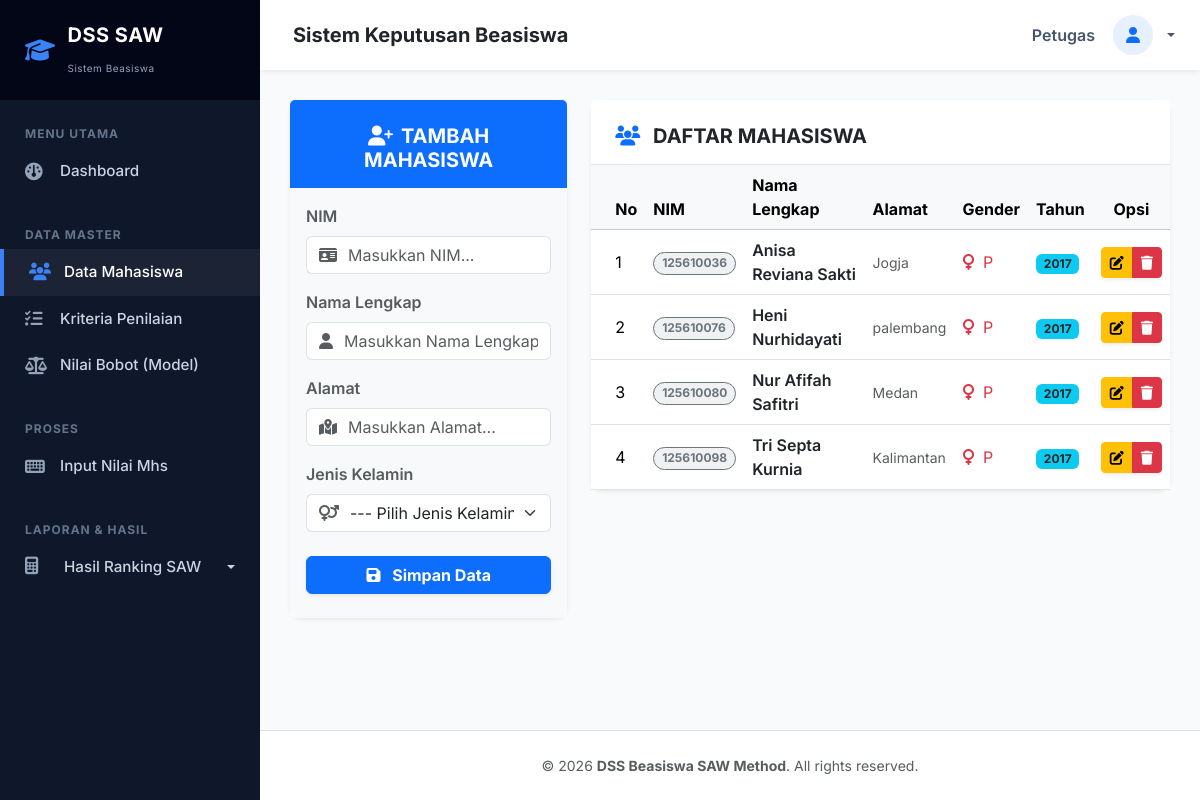
Before: /index.php?page=mahasiswa (signed in) with the older database file.
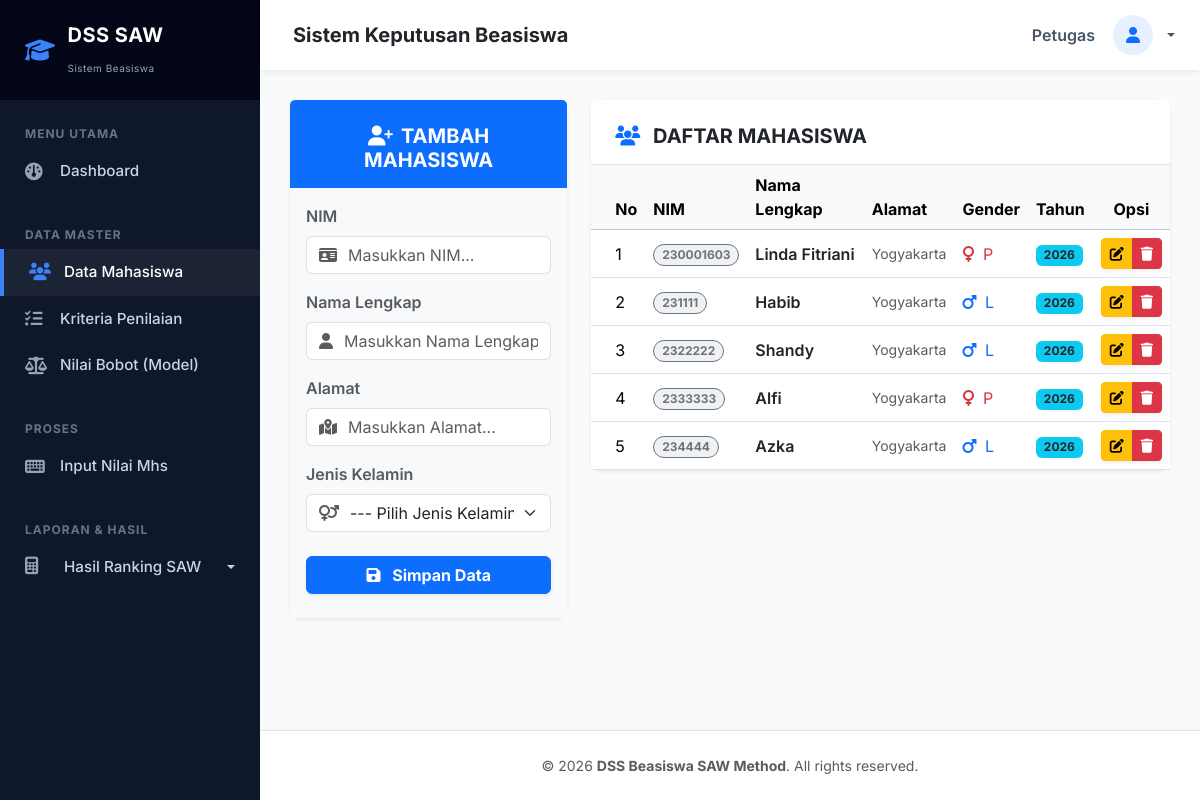
After: the same page with the newer database file.
### tables this page shows
CREATE TABLE IF NOT EXISTS `mahasiswa` (
  `nim` char(9) NOT NULL,
  `nama` varchar(30) NOT NULL,
  `alamat` varchar(100) DEFAULT NULL,
  `jenis_kelamin` enum('Laki-laki','Perempuan') DEFAULT NULL,
  `tahun_mengajukan` char(4) NOT NULL,
  PRIMARY KEY (`nim`)
);

### page/mahasiswa.php (the view, shortened to what this page needs)
<?php
$update = (isset($_GET['action']) AND $_GET['action'] == 'update') ? true : false;
?>
<div class="row">
	<div class="col-md-4">
	    <div class="card shadow-sm mb-4 border-0">
	        <div class="card-header bg-<?= ($update) ? "warning" : "primary text-white" ?> border-0 pt-4 pb-3">
                <h5 class="text-center mb-0 fw-bold"><i class="fa-solid <?= ($update) ? "fa-pen-to-square" : "fa-user-plus" ?> me-2"></i><?= ($update) ? "EDIT" : "TAMBAH" ?> MAHASISWA</h5>
            </div>
	        <div class="card-body bg-light">
	            <form action="<?=$_SERVER['REQUEST_URI']?>" method="POST">
	                <div class="mb-3">
	                    <label class="form-label fw-semibold text-muted" for="nim">NIM</label>
	                    <div class="input-group">
                            <span class="input-group-text bg-white border-end-0"><i class="fa-solid fa-id-card text-muted"></i></span>
                            <input type="text" name="nim" class="form-control border-start-0 ps-0" <?= (!$update) ?: 'value="'.$row["nim"].'"' ?> placeholder="Masukkan NIM...">
                        </div>
	                </div>
	                <div class="mb-3">
	                    <label class="form-label fw-semibold text-muted" for="nama">Nama Lengkap</label>
	                    <div class="input-group">
                            <span class="input-group-text bg-white border-end-0"><i class="fa-solid fa-user text-muted"></i></span>
                            <input type="text" name="nama" class="form-control border-start-0 ps-0" <?= (!$update) ?: 'value="'.$row["nama"].'"' ?> placeholder="Masukkan Nama Lengkap...">
                        </div>
	                </div>
	                <div class="mb-3">
	                    <label class="form-label fw-semibold text-muted" for="alamat">Alamat</label>
	                    <div class="input-group">
                            <span class="input-group-text bg-white border-end-0"><i class="fa-solid fa-map-location-dot text-muted"></i></span>
                            <input type="text" name="alamat" class="form-control border-start-0 ps-0" <?= (!$update) ?: 'value="'.$row["alamat"].'"' ?> placeholder="Masukkan Alamat...">
                        </div>
	                </div>
					<div class="mb-4">
	                  <label class="form-label fw-semibold text-muted" for="jenis_kelamin">Jenis Kelamin</label>
                      <div class="input-group">
                          <span class="input-group-text bg-white border-end-0"><i class="fa-solid fa-venus-mars text-muted"></i></span>
                          <select class="form-select border-start-0 ps-0" name="jenis_kelamin">
                              <option>--- Pilih Jenis Kelamin ---</option>
                          </select>
                      </div>
					</div>
	                <button type="submit" class="btn btn-<?= ($update) ? "warning" : "primary" ?> w-100 mb-2 fw-bold shadow-sm">
                        <i class="fa-solid fa-floppy-disk me-2"></i> Simpan Data
                    </button>
	            </form>
	        </div>
	    </div>
	</div>
	<div class="col-md-8">
	    <div class="card shadow-sm border-0">
	        <div class="card-header bg-white border-bottom pt-4 pb-3 d-flex justify-content-between align-items-center">
                <h5 class="mb-0 fw-bold text-dark"><i class="fa-solid fa-users text-primary me-2"></i> DAFTAR MAHASISWA</h5>
            </div>
	        <div class="card-body p-0">
				<div class="table-responsive">
					<table class="table table-hover align-middle mb-0">
						<thead class="table-light">
							<tr>
								<th class="ps-4">No</th>
								<th>NIM</th>
								<th>Nama Lengkap</th>
								<th>Alamat</th>
								<th>Gender</th>
								<th>Tahun</th>
								<th class="text-center">Opsi</th>
							</tr>
						</thead>
						<tbody>
							<?php $no = 1; ?>
							<?php if ($query = $connection->query("SELECT * FROM mahasiswa")): ?>
								<?php while($row = $query->fetch_assoc()): ?>
								<tr>
									<td class="ps-4"><?=$no++?></td>
									<td><span class="badge bg-secondary bg-opacity-10 text-secondary border border-secondary rounded-pill"><?=$row['nim']?></span></td>
									<td class="fw-semibold text-dark"><?=$row['nama']?></td>
									<td class="text-muted small"><?=$row['alamat']?></td>
									<td>
                                        <?php if($row['jenis_kelamin'] == 'Laki-laki'): ?>
                                            <span class="text-primary"><i class="fa-solid fa-mars me-1"></i> L</span>
                                        <?php else: ?>
                                            <span class="text-danger"><i class="fa-solid fa-venus me-1"></i> P</span>
                                        <?php endif; ?>
                                    </td>
									<td><span class="badge bg-info text-dark"><?=$row['tahun_mengajukan']?></span></td>
									<td class="text-center">
										<div class="btn-group btn-group-sm shadow-sm">
											<a href="?page=mahasiswa&action=update&key=<?=$row['nim']?>" class="btn btn-warning" title="Edit"><i class="fa-solid fa-pen-to-square"></i></a>
											<a href="?page=mahasiswa&action=delete&key=<?=$row['nim']?>" class="btn btn-danger" title="Hapus"><i class="fa-solid fa-trash"></i></a>
										</div>
									</td>
								</tr>
								<?php endwhile ?>
							<?php endif ?>
						</tbody>
					</table>
				</div>
	        </div>
	    </div>
	</div>
</div>

### index.php (shortened to what this page needs)
<?php
require_once "config.php";
?>
<!DOCTYPE html>
<html lang="id">
<head>
    <link href="https://cdn.jsdelivr.net/npm/bootstrap@5.3.2/dist/css/bootstrap.min.css" rel="stylesheet">
    <link rel="stylesheet" href="https://cdnjs.cloudflare.com/ajax/libs/font-awesome/6.4.2/css/all.min.css">
</head>
<body>
    <div id="wrapper">
        <nav id="sidebar">
            <a class="sidebar-brand" href="?page=home">
                <i class="fa-solid fa-graduation-cap"></i>
                <div>DSS SAW<br><small style="font-size:10px; font-weight:400; color:#94a3b8;">Sistem Beasiswa</small></div>
            </a>
            <ul class="list-unstyled components">
                <div class="sidebar-heading">Menu Utama</div>
                <li>
                    <a href="?page=home"><i class="fa-solid fa-gauge"></i> Dashboard</a>
                </li>
                <div class="sidebar-heading mt-3">Data Master</div>
                <li>
                    <a href="?page=mahasiswa"><i class="fa-solid fa-users"></i> Data Mahasiswa</a>
                </li>
                <li>
                    <a href="?page=kriteria"><i class="fa-solid fa-list-check"></i> Kriteria Penilaian</a>
                </li>
                <li>
                    <a href="?page=model"><i class="fa-solid fa-scale-balanced"></i> Nilai Bobot (Model)</a>
                </li>
                <div class="sidebar-heading mt-3">Proses</div>
                <li>
                    <a href="?page=nilai"><i class="fa-solid fa-keyboard"></i> Input Nilai Mhs</a>
                </li>
                <div class="sidebar-heading mt-3">Laporan & Hasil</div>
                <li>
                    <a href="#perhitunganSubmenu" data-bs-toggle="collapse" aria-expanded="false" class="dropdown-toggle align-items-center justify-content-between">
                        <div><i class="fa-solid fa-calculator"></i> Hasil Ranking SAW</div>
                    </a>
                </li>
            </ul>
        </nav>
        <div id="content-wrapper">
            <nav class="topbar">
                <div>
                    <h5 class="mb-0 fw-bold text-dark d-none d-md-inline-block ps-2">Sistem Keputusan Beasiswa</h5>
                </div>
                <div class="dropdown">
                    <a href="#" class="d-flex align-items-center text-decoration-none dropdown-toggle user-profile" data-bs-toggle="dropdown" aria-expanded="false">
                        <span class="d-none d-sm-inline mx-2"><?= ucfirst($_SESSION["username"]) ?></span>
                        <div class="bg-primary bg-opacity-10 rounded-circle d-flex align-items-center justify-content-center" style="width: 40px; height: 40px;">
                            <i class="fa-solid fa-user text-primary"></i>
                        </div>
                    </a>
                </div>
            </nav>
            <div class="container-fluid flex-grow-1">
                <?php include page($_PAGE); ?>
            </div>
            <footer class="bg-white text-center py-4 border-top mt-auto text-muted small">
                &copy; <?= date('Y') ?> <strong>DSS Beasiswa SAW Method</strong>. All rights reserved.
            </footer>
        </div>
    </div>
</body>
</html>

### index.php (style rules this page uses)
body { font-family: 'Inter', sans-serif; background-color: #f4f7f9; color: #334155; overflow-x: hidden; }
#wrapper { display: flex; width: 100%; align-items: stretch; }
#sidebar { min-width: 260px; max-width: 260px; min-height: 100vh; background-color: #0f172a; color: #fff; transition: all 0.3s; position: sticky; top: 0; z-index: 100; }
#sidebar .sidebar-brand { padding: 20px 25px; font-size: 1.25rem; font-weight: 700; background: #020617; display: flex; align-items: center; letter-spacing: 0.5px; text-decoration: none; color: #fff; }
#sidebar .sidebar-brand i { color: #3b82f6; margin-right: 12px; font-size: 1.5rem; }
#sidebar .sidebar-heading { padding: 15px 25px 5px 25px; font-size: 0.75rem; text-transform: uppercase; letter-spacing: 1px; color: #64748b; font-weight: 700; }
#sidebar ul.components { padding: 10px 0; }
#sidebar ul li a { padding: 12px 25px; font-size: 0.95rem; display: flex; align-items: center; color: #cbd5e1; text-decoration: none; transition: 0.2s; font-weight: 500; }
#sidebar ul li a i { width: 25px; font-size: 1.1rem; margin-right: 10px; color: #94a3b8; }
#sidebar ul li a:hover, #sidebar ul li.active > a { color: #fff; background: rgba(255, 255, 255, 0.05); border-left: 4px solid #3b82f6; }
#sidebar ul li a:hover i, #sidebar ul li.active > a i { color: #3b82f6; }
#content-wrapper { width: 100%; display: flex; flex-direction: column; min-height: 100vh; background-color: #f8fafc; }
.topbar { height: 70px; background: #ffffff; box-shadow: 0 4px 6px -1px rgba(0, 0, 0, 0.05), 0 2px 4px -1px rgba(0, 0, 0, 0.03); display: flex; align-items: center; padding: 0 25px; justify-content: space-between; }
.topbar .user-profile { display: flex; align-items: center; gap: 10px; font-weight: 600; color: #475569; }
.topbar .user-profile i { color: #3b82f6; }
.container-fluid { padding: 30px; }
.card { border: 0; box-shadow: 0 4px 6px -1px rgba(0, 0, 0, 0.05), 0 2px 4px -1px rgba(0, 0, 0, 0.03); border-radius: 0.75rem; }
.card-header { background-color: #ffffff; border-bottom: 1px solid #f1f5f9; padding: 1.25rem 1.5rem; }

Changed rows visible on the page:
removed mahasiswa: nim "125610036", nama "Anisa Reviana Sakti", alamat "Jogja", jenis_kelamin "Perempuan" (drawn), tahun_mengajukan "2017"
removed mahasiswa: nim "125610076", nama "Heni Nurhidayati", alamat "palembang", jenis_kelamin "Perempuan" (drawn), tahun_mengajukan "2017"
removed mahasiswa: nim "125610080", nama "Nur Afifah Safitri", alamat "Medan", jenis_kelamin "Perempuan" (drawn), tahun_mengajukan "2017"
removed mahasiswa: nim "125610098", nama "Tri Septa Kurnia", alamat "Kalimantan", jenis_kelamin "Perempuan" (drawn), tahun_mengajukan "2017"
added mahasiswa: nim "230001603", nama "Linda Fitriani", alamat "Yogyakarta", jenis_kelamin "Perempuan" (drawn), tahun_mengajukan "2026"
added mahasiswa: nim "231111", nama "Habib", alamat "Yogyakarta", jenis_kelamin "Laki-laki" (drawn), tahun_mengajukan "2026"
added mahasiswa: nim "2322222", nama "Shandy", alamat "Yogyakarta", jenis_kelamin "Laki-laki" (drawn), tahun_mengajukan "2026"
added mahasiswa: nim "2333333", nama "Alfi", alamat "Yogyakarta", jenis_kelamin "Perempuan" (drawn), tahun_mengajukan "2026"
added mahasiswa: nim "234444", nama "Azka", alamat "Yogyakarta", jenis_kelamin "Laki-laki" (drawn), tahun_mengajukan "2026"
